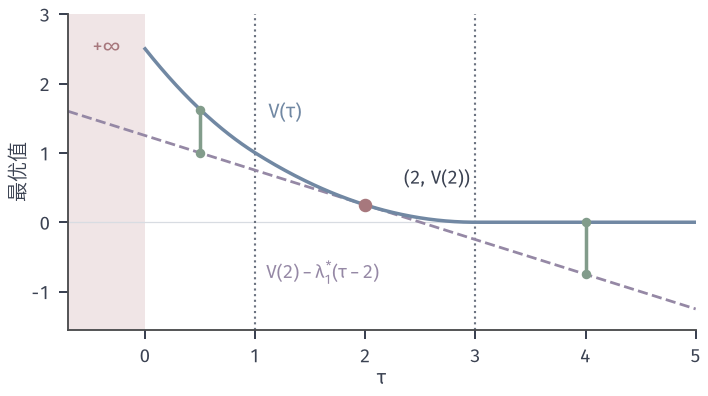

The script that drew this image:
from pathlib import Path
import sys
sys.path.insert(0, str(Path(__file__).resolve().parents[1]/'sens-common'))
from sens_core import *
# Value function of the budget quadratic and the affine lower bound from the multiplier at tau=2.
fig, ax = figure(width_mm=100, height_mm=56)
T = np.linspace(0, 5, 501); V = [value(t) for t in T]
ax.axvspan(-.7, 0, facecolor=RED_FILL, edgecolor='none', zorder=0)
ax.plot(T, V, color=BLUE, lw=1.4, zorder=3)
ax.plot([-.7, 5], [.25-.5*(-.7-2), .25-.5*3], color=PURPLE, lw=1.1, ls='--', zorder=2)
for t in (1, 3): ax.axvline(t, color=MUTED, lw=.85, ls=':', zorder=1)
opt_point(ax, (2, .25))
for t in (.5, 4):
    lo = .25-.5*(t-2); hi = value(t)
    ax.plot([t, t], [lo, hi], color=GREEN, lw=1.4, zorder=4)
    ax.plot([t, t], [lo, hi], 'o', color=GREEN, ms=2.8, zorder=5)
ax.text(-.35, 2.45, r'$+\infty$', ha='center', fontsize=8, color=RED)
ax.text(2.35, .55, r'$(2,\,V(2))$', fontsize=7.5)
ax.text(1.12, 1.5, r'$V(\tau)$', fontsize=8, color=BLUE)
ax.text(1.1, -.55, r'$V(2)-\lambda_1^{*}(\tau-2)$', fontsize=7.5, color=PURPLE, ha='left', va='top')
ax.axhline(0, color=GRID, lw=.5, zorder=0)
clean(ax, (-.7, 5), (-1.55, 3), xlabel=r'$\tau$', ylabel='最优值')
ax.set_xticks([0, 1, 2, 3, 4, 5]); ax.set_yticks([-1, 0, 1, 2, 3])
save(fig, Path(__file__).resolve().parent, 'figure', {'bound': 'V(tau)>=0.25-0.5*(tau-2)', 'V(.5)': value(.5), 'V(4)': value(4)})
